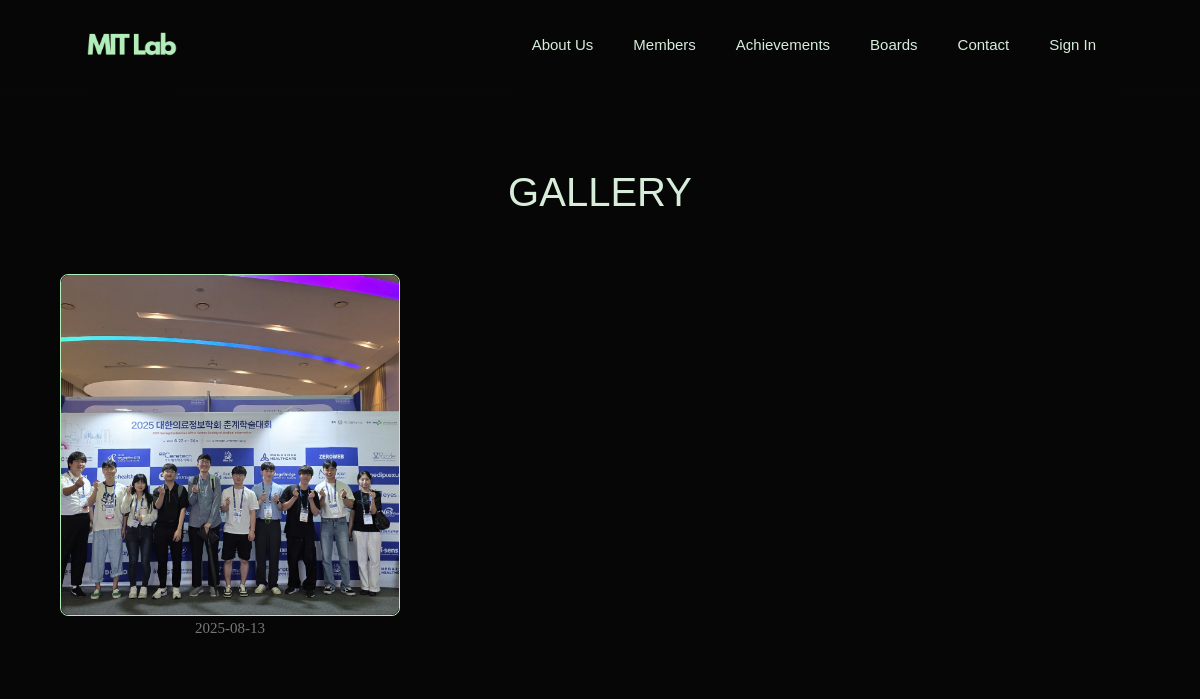
The page /gallery on the database its author committed.
### app.py (models this page shows)
class GalleryPost(db.Model):
    id = db.Column(db.Integer, primary_key=True)
    title = db.Column(db.String(100), nullable=False)
    date = db.Column(db.DateTime, nullable=False)
    thumbnail_id = db.Column(db.Integer, db.ForeignKey('gallery_image.id'), nullable=True)
    thumbnail = db.relationship(
        'GalleryImage',
        foreign_keys=[thumbnail_id],
        post_update=True)
    images = db.relationship(
        'GalleryImage',
        backref='post', lazy=True,
        cascade="all, delete-orphan",
        foreign_keys='GalleryImage.post_id')

class GalleryImage(db.Model):
    id = db.Column(db.Integer, primary_key=True)
    filename = db.Column(db.String(100), nullable=False)
    description = db.Column(db.String(255))
    uploaded_at = db.Column(db.DateTime, default=datetime.utcnow)
    post_id = db.Column(db.Integer, db.ForeignKey('gallery_post.id'), nullable=True)
    order = db.Column(db.Integer, default=0)

### app.py (the view)
@app.route('/gallery')
def gallery():
    posts = GalleryPost.query.order_by(GalleryPost.date.desc()).all()
    return render_template('gallery.html', posts=posts, body_class='gallery-page')

### app.py (called while the page is built)
@app.context_processor
def inject_csrf_token():
    return dict(csrf_token=generate_csrf)

### templates/gallery.html (shortened to what this page needs)
{% extends "base.html" %}
{% block content %}
    <div class="container-fluid mt-5 gallery-container">
        <div class="d-flex justify-content-between align-items-center my-5">
            <h2 class="section-title">Gallery</h2>
        </div>
        <div class="row gallery-row">
            {% for post in posts %}
            <div class="col-12 col-sm-6 col-md-4 card-wrapper">
                <div class="card h-100">
                    <a href="{{ url_for('gallery_view_post', post_id=post.id) }}" class="image-wrapper d-block position-relative">
                        {% if post.thumbnail %}
                        <img src="{{ url_for('static', filename='upload/' + post.thumbnail.filename) }}"
                             class="card-img-top" alt="Thumbnail">
                        {% else %}
                        <img src="{{ url_for('static', filename='img/default_thumbnail.png') }}"
                             class="card-img-top" alt="No Thumbnail">
                        {% endif %}
                    </a>
                    <div class="overlay">
                        <a href="{{ url_for('gallery_view_post', post_id=post.id) }}" class="overlay-link"></a>
                    </div>
                </div>
                <div class="card-body text-center">
                    <p class="card-text text-muted mb-0">{{ post.date.strftime('%Y-%m-%d') }}</p>
                </div>
            </div>
            {% endfor %}
        </div>
    </div>
{% endblock %}

### static/css/style.css (style rules this page uses)
body { padding-top: 90px; font-family: 'Pretendard', serif; font-size: 15px; background-color: #060606; color: #d7edda; line-height: 1.7; }
html, body { margin: 0; padding: 0; overflow-x: hidden; overflow-y: auto; }
p { margin: 0; }
h1, .h1, h2, .h2, h3, .h3, h4, .h4, h5, .h5, h6, .h6, label, button, .btn { font-family: 'Pretendard', sans-serif; text-transform: uppercase; margin: 0; }
h1, .h1, h2, .h2, h3, .h3, h4, .h4, h5, .h5, h6, .h6 { display: block; }
h2 { font-size: 40px; }
h2.section-title { color: #d7edda; margin: 80px 0px 60px; text-align: center; }
.container-fluid { padding-left: 60px; padding-right: 60px; }
.gallery-page { background-color: #060606; }
.gallery-container { padding-left: 60px; padding-right: 60px; }
.gallery-row .card-wrapper { margin-bottom: 3rem; height: 100%; }
.gallery-row .card { position: relative; width: 100%; padding-top: 100%; max-width: 430px; border: 1px solid #b1eeb9; border-radius: 8px; background-color: #060606; color: #d7edda; overflow: hidden; }
.gallery-row .image-wrapper { position: absolute; top: 0; overflow: hidden; width: 100%; height: 100%; }
.gallery-row .card-img-top { width: 100%; height: 100%; object-fit: cover; object-position: center; border-radius: 8px; display: block; }
.gallery-row .overlay { position: absolute; overflow: hidden; bottom: 0; left: 0; right: 0; background: rgba(6, 6, 6, 0.75); color: #d7edda; padding: 10px; transform: translateY(100%); transition: transform 0.6s ease; text-align: center; display: flex; flex-direction: column; align-items: center; justify-content: center; }
.gallery-row .overlay-link { position: absolute; top: 0; left: 0; right: 0; bottom: 0; z-index: 1; }

### rows shown on the page
GalleryPost: filename (picture), date "2025-08-13"
